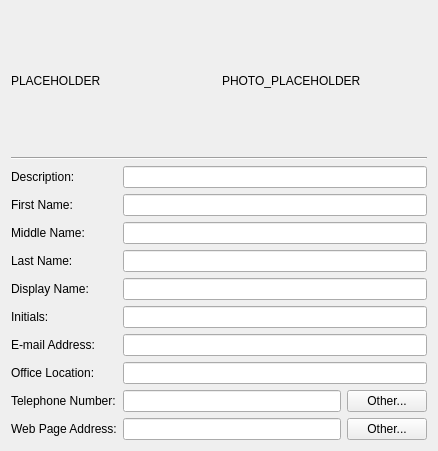
<?xml version="1.0" encoding="UTF-8"?>
<ui version="4.0">
 <class>GeneralUserTab</class>
 <widget class="QWidget" name="GeneralUserTab">
  <property name="geometry">
   <rect>
    <x>0</x>
    <y>0</y>
    <width>438</width>
    <height>451</height>
   </rect>
  </property>
  <property name="windowTitle">
   <string notr="true">Form</string>
  </property>
  <layout class="QVBoxLayout" name="verticalLayout">
   <item>
    <layout class="QHBoxLayout" name="horizontalLayout_3">
     <property name="leftMargin">
      <number>0</number>
     </property>
     <property name="topMargin">
      <number>0</number>
     </property>
     <item>
      <widget class="QLabel" name="name_label">
       <property name="sizePolicy">
        <sizepolicy hsizetype="Preferred" vsizetype="Fixed">
         <horstretch>0</horstretch>
         <verstretch>0</verstretch>
        </sizepolicy>
       </property>
       <property name="maximumSize">
        <size>
         <width>16777215</width>
         <height>50</height>
        </size>
       </property>
       <property name="text">
        <string notr="true">PLACEHOLDER</string>
       </property>
      </widget>
     </item>
     <item>
      <widget class="QLabel" name="label">
       <property name="text">
        <string>PHOTO_PLACEHOLDER</string>
       </property>
      </widget>
     </item>
    </layout>
   </item>
   <item>
    <widget class="Line" name="line">
     <property name="orientation">
      <enum>Qt::Horizontal</enum>
     </property>
    </widget>
   </item>
   <item>
    <layout class="QFormLayout" name="formLayout">
     <item row="0" column="0">
      <widget class="QLabel" name="descriptionLabel">
       <property name="text">
        <string>Description:</string>
       </property>
      </widget>
     </item>
     <item row="0" column="1">
      <widget class="QLineEdit" name="description_edit"/>
     </item>
     <item row="1" column="0">
      <widget class="QLabel" name="firstNameLabel">
       <property name="text">
        <string>First Name:</string>
       </property>
      </widget>
     </item>
     <item row="1" column="1">
      <widget class="QLineEdit" name="first_name_edit"/>
     </item>
     <item row="3" column="0">
      <widget class="QLabel" name="lastNameLabel">
       <property name="text">
        <string>Last Name:</string>
       </property>
      </widget>
     </item>
     <item row="3" column="1">
      <widget class="QLineEdit" name="last_name_edit"/>
     </item>
     <item row="4" column="0">
      <widget class="QLabel" name="fullNameLabel">
       <property name="text">
        <string>Display Name:</string>
       </property>
      </widget>
     </item>
     <item row="4" column="1">
      <widget class="QLineEdit" name="display_name_edit"/>
     </item>
     <item row="5" column="0">
      <widget class="QLabel" name="initialsLabel">
       <property name="text">
        <string>Initials:</string>
       </property>
      </widget>
     </item>
     <item row="5" column="1">
      <widget class="QLineEdit" name="initials_edit"/>
     </item>
     <item row="6" column="0">
      <widget class="QLabel" name="eMailLabel">
       <property name="text">
        <string>E-mail Address:</string>
       </property>
      </widget>
     </item>
     <item row="6" column="1">
      <widget class="QLineEdit" name="email_edit"/>
     </item>
     <item row="7" column="0">
      <widget class="QLabel" name="officeLocationLabel">
       <property name="text">
        <string>Office Location:</string>
       </property>
      </widget>
     </item>
     <item row="7" column="1">
      <widget class="QLineEdit" name="office_edit"/>
     </item>
     <item row="8" column="0">
      <widget class="QLabel" name="telephoneNumberLabel">
       <property name="text">
        <string>Telephone Number:</string>
       </property>
      </widget>
     </item>
     <item row="9" column="0">
      <widget class="QLabel" name="webPageAddressLabel">
       <property name="text">
        <string>Web Page Address:</string>
       </property>
      </widget>
     </item>
     <item row="8" column="1">
      <layout class="QHBoxLayout" name="horizontalLayout">
       <item>
        <widget class="QLineEdit" name="telephone_edit"/>
       </item>
       <item>
        <widget class="QPushButton" name="telephone_button">
         <property name="text">
          <string>Other...</string>
         </property>
        </widget>
       </item>
      </layout>
     </item>
     <item row="9" column="1">
      <layout class="QHBoxLayout" name="horizontalLayout_2">
       <item>
        <widget class="QLineEdit" name="web_page_edit"/>
       </item>
       <item>
        <widget class="QPushButton" name="web_page_button">
         <property name="text">
          <string>Other...</string>
         </property>
        </widget>
       </item>
      </layout>
     </item>
     <item row="2" column="1">
      <widget class="QLineEdit" name="middle_name_edit"/>
     </item>
     <item row="2" column="0">
      <widget class="QLabel" name="middle_name_label">
       <property name="text">
        <string>Middle Name:</string>
       </property>
      </widget>
     </item>
    </layout>
   </item>
  </layout>
 </widget>
 <resources/>
 <connections/>
</ui>
